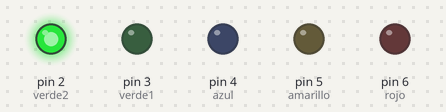
Recording of a sketch running on a simulated Arduino Uno, built with avr-gcc and run on an emulated ATmega328P. On the bench: output pins drawn as LEDs (lit = HIGH). EEPROM starts erased.

Above: at 1.0 s.
At 3.0 s:
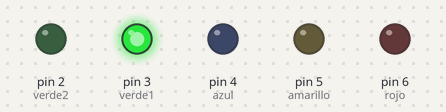
At 5.0 s:
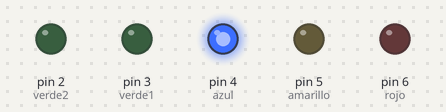
At 7.0 s:
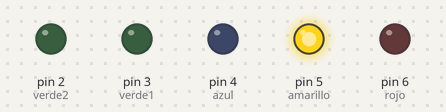
At 9.0 s:
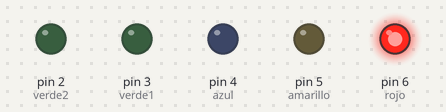
Timing chart, 0 to 13.0 s (numbered marks = the images above):
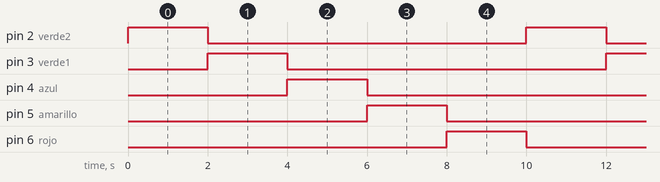

The sketch:

Prueba_EEPROM.ino
```cpp
#include <EEPROM.h>

#define verde2 2
#define verde1 3
#define azul 4
#define amarillo 5
#define rojo 6

int direccion = 0;  //Dirección de la memoria EEPROM (0 a 1023).
byte proceso;   //Un valor que irá cambiando cada cierto tiempo.

void setup() {
  pinMode(verde2, OUTPUT);
  pinMode(verde1, OUTPUT);
  pinMode(amarillo, OUTPUT);
  pinMode(azul, OUTPUT);
  pinMode(rojo, OUTPUT);
  proceso = EEPROM.read(direccion);  //Lee el último estado de "proceso" solo al iniciar el programa.
  if (proceso > 4) proceso = 0;  //Si la EEPROM no ha sido utilizada o contiene valores superiores a 4, asigna un valor 0 para ejecutar el programa.
}

void loop() {
  switch (proceso) {
    case 0:
      digitalWrite(verde2, 1);
      digitalWrite(verde1, 0);
      digitalWrite(azul, 0);
      digitalWrite(amarillo, 0);
      digitalWrite(rojo, 0);
      EEPROM.update(direccion, proceso); //Guarda el estado actual de "proceso".
      break;

    case 1:
      digitalWrite(verde2, 0);
      digitalWrite(verde1, 1);
      digitalWrite(azul, 0);
      digitalWrite(amarillo, 0);
      digitalWrite(rojo, 0);
      EEPROM.update(direccion, proceso);
      break;

    case 2:
      digitalWrite(verde2, 0);
      digitalWrite(verde1, 0);
      digitalWrite(azul, 1);
      digitalWrite(amarillo, 0);
      digitalWrite(rojo, 0);
      EEPROM.update(direccion, proceso);
      break;

    case 3:
      digitalWrite(verde2, 0);
      digitalWrite(verde1, 0);
      digitalWrite(azul, 0);
      digitalWrite(amarillo, 1);
      digitalWrite(rojo, 0);
      EEPROM.update(direccion, proceso);
      break;

    case 4:
      digitalWrite(verde2, 0);
      digitalWrite(verde1, 0);
      digitalWrite(azul, 0);
      digitalWrite(amarillo, 0);
      digitalWrite(rojo, 1);
      EEPROM.update(direccion, proceso);
      break;
  }
  proceso++;  //Al detectar uno de los casos de arriba, ejecuta el resto del loop, sumando 1 a cada vuelta.
  if (proceso > 4) proceso = 0;  //Si se pasa de 4, vuelve a reiniciar "proceso".
  delay(2000);  //Delay necesario para no desgastar la memoria muy rápido.
}
```

Measured:
- by itself, pin 2 (verde2), pin 3 (verde1), pin 4 (azul), pin 5 (amarillo), pin 6 (rojo): alternates HIGH for 2.0 s and LOW for 8.0 s
- by itself, everything shown: repeats every 10.0 s, in 5 steps
